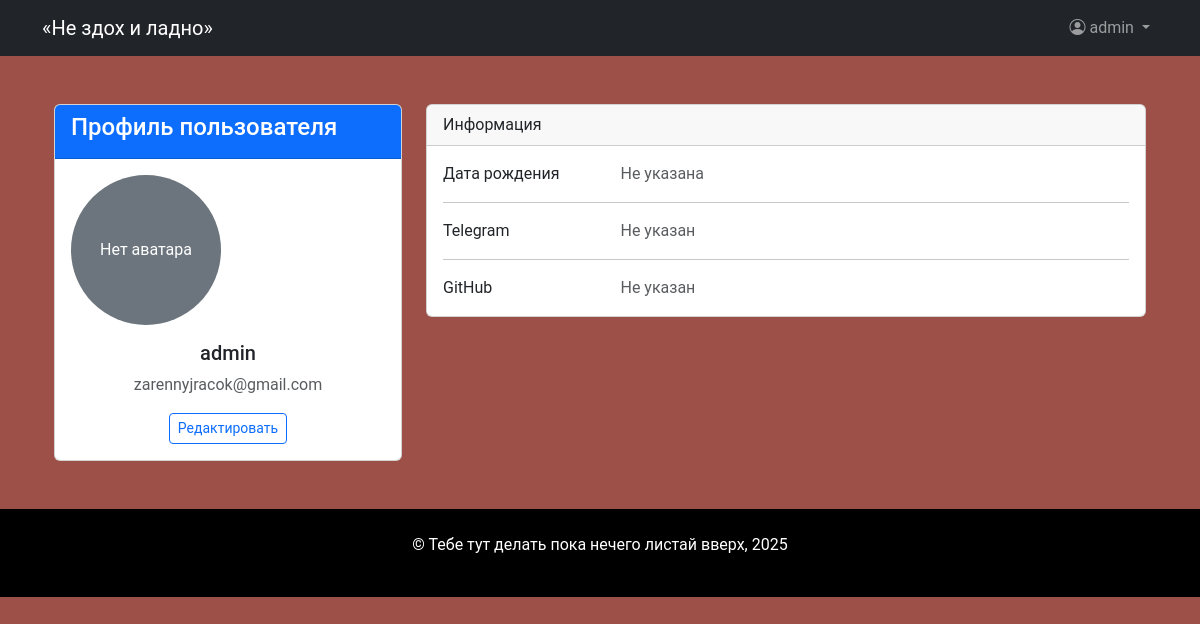
The page /users/profile/ (signed in) on the database its author committed.
### users/models.py (models this page shows, shortened)
class Profile(models.Model):
    user = models.OneToOneField(User, on_delete=models.CASCADE)
    avatar = models.ImageField(upload_to='avatars/', blank=True, null=True)
    birth_date = models.DateField(null=True, blank=True)
    telegram_id = models.CharField(max_length=100, blank=True, null=True)
    github_id = models.CharField(max_length=100, blank=True, null=True)

### users/views.py (the view)
# urls.py: path('profile/', UserProfileDetailView.as_view(), name='profile_detail'),
class UserProfileDetailView(LoginRequiredMixin, DetailView):
    model = Profile
    template_name = 'users/profile_detail.html'
    context_object_name = 'profile'
    def get_object(self):
        return self.request.user.profile

### core/context_processors.py (called while the page is built)
def menu_barbershop(request):
    menu_context = [
        {"name": "Главная", "url": reverse("landing")},
        {"name": "О нас", "url": reverse("landing") + "#about"},
        {"name": "Преимущества", "url": reverse("landing") + "#benefits"},
        {"name": "Мастера", "url": reverse("landing") + "#masters"},
        {"name": "Услуги", "url": reverse("landing") + "#services"},
        {"name": "Запись", "url": reverse("landing") + "#booking"},
        {"name": "Спасибо", "url": reverse("thanks")},
    ]
    return menu_context

### users/templates/users/profile_detail.html
{% extends 'base.html' %}
{% block content %}
<div class="container mt-5">
    <div class="row">
        <div class="col-md-4">
            <div class="card">
                <div class="card-header bg-primary text-white">
                    <h4>Профиль пользователя</h4>
                </div>
                <div class="card-body text-center">
                    {% if profile.avatar %}
                        <img src="{{ profile.avatar.url }}" alt="Аватар" class="rounded-circle mb-3" width="150" height="150">
                    {% else %}
                        <div class="bg-secondary rounded-circle d-flex align-items-center justify-content-center mb-3" style="width: 150px; height: 150px;">
                            <span class="text-white">Нет аватара</span>
                        </div>
                    {% endif %}
                    <h5>{{ profile.user.username }}</h5>
                    <p class="text-muted">{{ profile.user.email }}</p>
                    <a href="{% url 'profile_edit' %}" class="btn btn-outline-primary btn-sm">Редактировать</a>
                </div>
            </div>
        </div>
        <div class="col-md-8">
            <div class="card mb-4">
                <div class="card-header">Информация</div>
                <div class="card-body">
                    <div class="row">
                        <div class="col-sm-3">
                            <p class="mb-0">Дата рождения</p>
                        </div>
                        <div class="col-sm-9">
                            <p class="text-muted mb-0">{{ profile.birth_date|default:"Не указана" }}</p>
                        </div>
                    </div>
                    <hr>
                    <div class="row">
                        <div class="col-sm-3">
                            <p class="mb-0">Telegram</p>
                        </div>
                        <div class="col-sm-9">
                            <p class="text-muted mb-0">{{ profile.telegram_id|default:"Не указан" }}</p>
                        </div>
                    </div>
                    <hr>
                    <div class="row">
                        <div class="col-sm-3">
                            <p class="mb-0">GitHub</p>
                        </div>
                        <div class="col-sm-9">
                            <p class="text-muted mb-0">{{ profile.github_id|default:"Не указан" }}</p>
                        </div>
                    </div>
                </div>
            </div>
        </div>
    </div>
</div>
{% endblock %}

### templates/includes/menu.html (shortened to what this page needs)
<nav class="navbar navbar-expand-lg navbar-dark bg-dark">
    <div class="container">
        <a class="navbar-brand" href="{% url 'landing' %}">«Не здох и ладно»</a>
        <div class="collapse navbar-collapse" id="navbarNav">
            <ul class="navbar-nav">
            {% if user.is_authenticated %}
            <li class="nav-item dropdown">
                <a class="nav-link dropdown-toggle" href="#" role="button" data-bs-toggle="dropdown">
                    <i class="bi bi-person-circle"></i> {{ user.username }}
                </a>
                </li>
                {% endif %}
            </ul>
        </div>
    </div>
</nav>

### static/css/main.css (style rules this page uses)
body { background-color: #882c21d3; font-family: "Roboto", sans-serif; }

### rows shown on the page
Profile: user.username "admin", user.email "zarennyjracok@gmail.com", birth_date "Не указана", telegram_id "Не указан", github_id "Не указан"

### other values the page prints
{{ user.username }} "admin"
